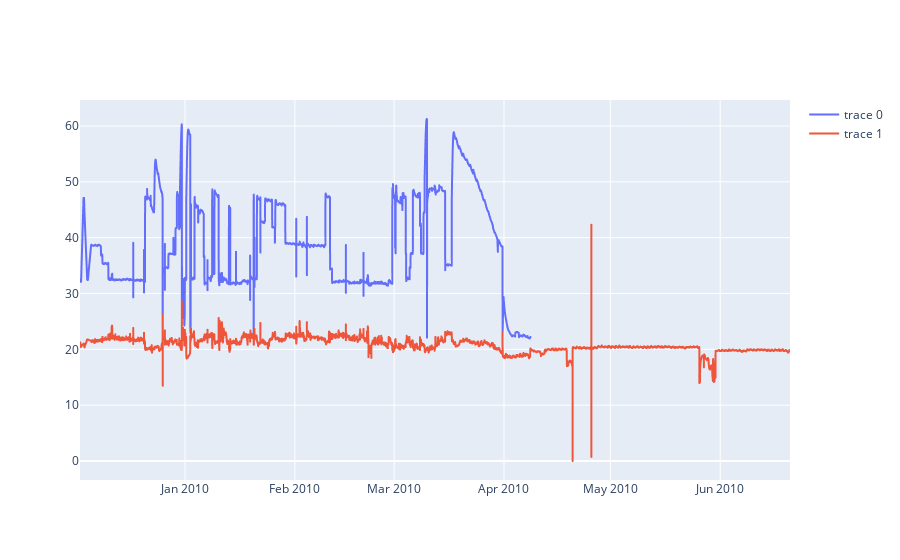

Notebook cell for this chart:
### Code cell
fig = naris.Figure()
trace1 = naris.Scattergl(x=test1.index, y=test1['Value'], )
trace2 = naris.Scattergl(x=test2.index, y=test2['Value'], )
fig.add_trace(trace1)
fig.add_trace(trace2)
iplot(fig)

### Figure 1 — Plotly figure (JSON) as saved in the notebook; plotly's stock layout.template omitted (floating-point values rounded to 4 significant figures; data arrays with more than 128 entries replaced by an {"elided": "..."} marker saying what was removed)
{"data": [{"type": "scattergl", "x": {"elided": "3543 str values"}, "y": {"elided": "3543 float values"}}, {"type": "scattergl", "x": {"elided": "5032 str values"}, "y": {"elided": "5032 float values"}}], "layout": {}}
